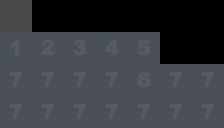

Rendered tile map (Tiled .tmx) drawn with the repository's tilesets; below, a short description and the full map source, tile grids included:
An orthogonal 7x4 tile map with 32x32 px tiles, 3 tile layers (grid, walls, zonemap) and 32 objects (20x falling, 2x portal, player, enemy, zone1, ...).

<map version="1.0" orientation="orthogonal" renderorder="right-down" width="7" height="4" tilewidth="32" tileheight="32">
 <properties>
  <property name="_mode" value="" />
  <property name="_title" value="test" />
  <property name="_zone" value="" />
  <property name="mode" value="standalone" />
 </properties>
 <tileset firstgid="1" name="cells" tilewidth="32" tileheight="32">
  <image source="../cells.png" trans="ff00ff" width="128" height="384" />
 </tileset>
 <layer name="grid" width="7" height="4">
  <data>
   <tile gid="1" />
   <tile gid="16" />
   <tile gid="16" />
   <tile gid="16" />
   <tile gid="16" />
   <tile gid="16" />
   <tile gid="16" />
   <tile gid="1" />
   <tile gid="1" />
   <tile gid="1" />
   <tile gid="1" />
   <tile gid="1" />
   <tile gid="16" />
   <tile gid="16" />
   <tile gid="1" />
   <tile gid="1" />
   <tile gid="1" />
   <tile gid="1" />
   <tile gid="1" />
   <tile gid="1" />
   <tile gid="1" />
   <tile gid="1" />
   <tile gid="1" />
   <tile gid="1" />
   <tile gid="1" />
   <tile gid="1" />
   <tile gid="1" />
   <tile gid="1" />
  </data>
 </layer>
 <layer name="walls" width="7" height="4">
  <data>
   <tile gid="0" />
   <tile gid="0" />
   <tile gid="0" />
   <tile gid="0" />
   <tile gid="0" />
   <tile gid="0" />
   <tile gid="0" />
   <tile gid="0" />
   <tile gid="0" />
   <tile gid="0" />
   <tile gid="0" />
   <tile gid="0" />
   <tile gid="0" />
   <tile gid="0" />
   <tile gid="0" />
   <tile gid="0" />
   <tile gid="0" />
   <tile gid="0" />
   <tile gid="0" />
   <tile gid="0" />
   <tile gid="0" />
   <tile gid="0" />
   <tile gid="0" />
   <tile gid="0" />
   <tile gid="0" />
   <tile gid="0" />
   <tile gid="0" />
   <tile gid="0" />
  </data>
 </layer>
 <layer name="zonemap" width="7" height="4" opacity="0.09">
  <data>
   <tile gid="0" />
   <tile gid="0" />
   <tile gid="0" />
   <tile gid="0" />
   <tile gid="0" />
   <tile gid="0" />
   <tile gid="0" />
   <tile gid="34" />
   <tile gid="37" />
   <tile gid="38" />
   <tile gid="41" />
   <tile gid="42" />
   <tile gid="0" />
   <tile gid="0" />
   <tile gid="44" />
   <tile gid="44" />
   <tile gid="44" />
   <tile gid="44" />
   <tile gid="43" />
   <tile gid="44" />
   <tile gid="44" />
   <tile gid="44" />
   <tile gid="44" />
   <tile gid="44" />
   <tile gid="44" />
   <tile gid="44" />
   <tile gid="44" />
   <tile gid="44" />
  </data>
 </layer>
 <objectgroup name="players">
  <object type="player" x="15.75" y="16.25" />
 </objectgroup>
 <objectgroup name="enemies">
  <object type="enemy" x="15.25" y="111.25" />
 </objectgroup>
 <objectgroup name="items">
  <object type="zone1" x="13.75" y="16.5" />
  <object type="zone2" x="13" y="48.75" />
  <object type="zone3" x="46.25" y="49.25" />
  <object type="zone4" x="79.5" y="48.25" />
  <object type="zone5" x="111" y="48.5" />
  <object type="zone6" x="144.5" y="48.5" />
  <object type="zone7" x="144.5" y="77.25" />
  <object type="goal" x="15" y="80">
   <ellipse />
  </object>
 </objectgroup>
 <objectgroup name="powerups" />
 <objectgroup name="portals">
  <object type="portal" x="205.62" y="81.382">
   <ellipse />
  </object>
  <object type="portal" x="80.476" y="81.7658">
   <ellipse />
  </object>
 </objectgroup>
 <objectgroup name="cells" opacity="0.11">
  <object type="falling" x="14.75" y="17.5" />
  <object type="falling" x="13" y="46.5" />
  <object type="falling" x="46.25" y="48.25" />
  <object type="falling" x="81.25" y="47" />
  <object type="falling" x="114" y="48" />
  <object type="falling" x="141.5" y="47.5" />
  <object type="falling" x="140.5" y="76.75" />
  <object type="falling" x="141.75" y="110.25" />
  <object type="falling" x="108" y="110.5" />
  <object type="falling" x="77.75" y="110.5" />
  <object type="falling" x="42.5" y="110" />
  <object type="falling" x="21" y="109" />
  <object type="falling" x="16.5" y="81.25" />
  <object type="falling" x="48.5" y="82" />
  <object type="falling" x="78.5" y="82.25" />
  <object type="falling" x="113" y="82.25" />
  <object type="falling" x="176.829" y="82.5336" />
  <object type="falling" x="176.829" y="110.94" />
  <object type="falling" x="204.852" y="112.476" />
  <object type="falling" x="204.852" y="83.6852" />
 </objectgroup>
</map>
